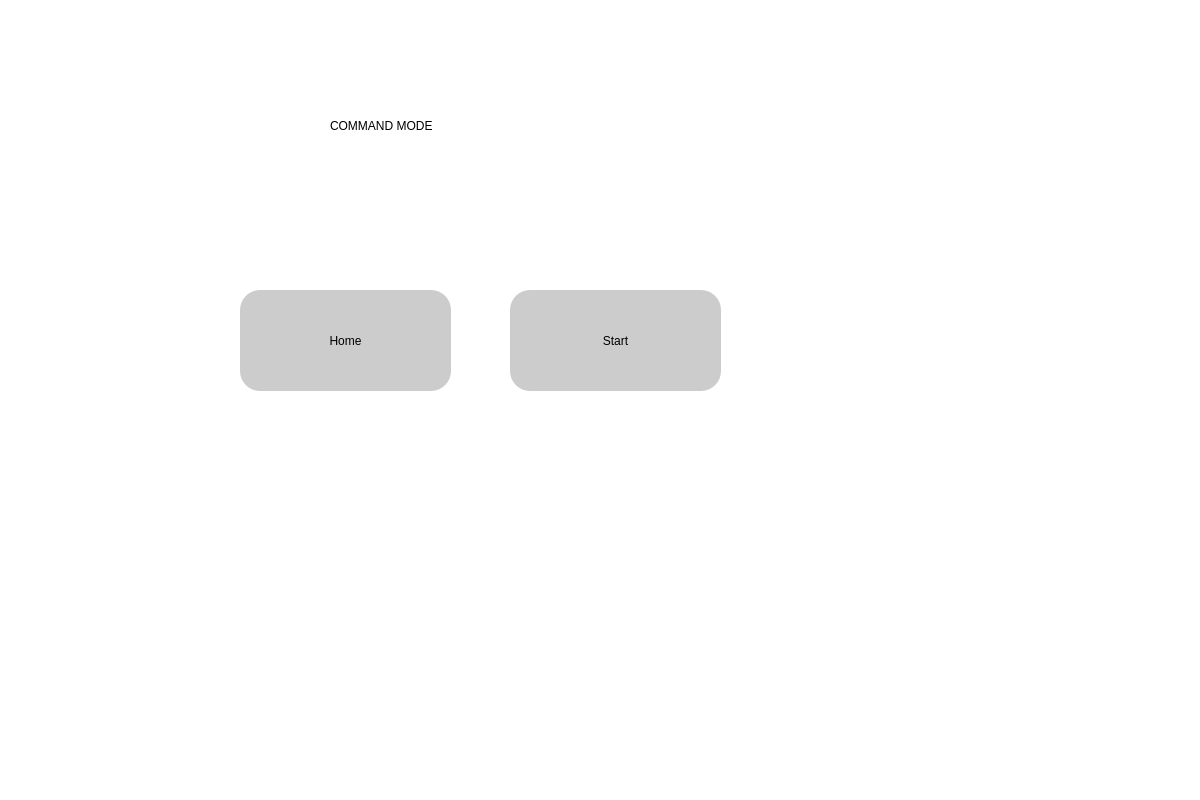
<?xml version="1.0" encoding="UTF-8"?>
<ui version="4.0">
 <class>Dialog</class>
 <widget class="QDialog" name="Dialog">
  <property name="geometry">
   <rect>
    <x>0</x>
    <y>0</y>
    <width>1200</width>
    <height>800</height>
   </rect>
  </property>
  <property name="windowTitle">
   <string>Dialog</string>
  </property>
  <widget class="QWidget" name="widget" native="true">
   <property name="geometry">
    <rect>
     <x>0</x>
     <y>0</y>
     <width>1201</width>
     <height>801</height>
    </rect>
   </property>
   <property name="styleSheet">
    <string notr="true">QWidget#widget{
background-color:rgb(255, 255, 255);}</string>
   </property>
   <widget class="QLabel" name="label">
    <property name="geometry">
     <rect>
      <x>330</x>
      <y>80</y>
      <width>501</width>
      <height>91</height>
     </rect>
    </property>
    <property name="styleSheet">
     <string notr="true">color: rgb(0, 0, 0);
font: 75 30pt &quot;MS Shell Dlg 2&quot;;</string>
    </property>
    <property name="text">
     <string>COMMAND MODE</string>
    </property>
   </widget>
   <widget class="QPushButton" name="start">
    <property name="geometry">
     <rect>
      <x>510</x>
      <y>290</y>
      <width>211</width>
      <height>101</height>
     </rect>
    </property>
    <property name="styleSheet">
     <string notr="true">border-radius:20px;
font: 75 20pt &quot;MS Shell Dlg 2&quot;;

background-color: rgb(204, 204, 204)</string>
    </property>
    <property name="text">
     <string>Start</string>
    </property>
   </widget>
   <widget class="QPushButton" name="home">
    <property name="geometry">
     <rect>
      <x>240</x>
      <y>290</y>
      <width>211</width>
      <height>101</height>
     </rect>
    </property>
    <property name="styleSheet">
     <string notr="true">border-radius:20px;
font: 75 18pt &quot;MS Shell Dlg 2&quot;;

background-color: rgb(204, 204, 204)</string>
    </property>
    <property name="text">
     <string>Home</string>
    </property>
   </widget>
  </widget>
 </widget>
 <resources/>
 <connections/>
</ui>
